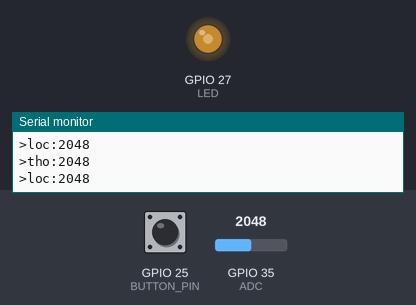
A program run on a simulated ESP32. Parts: output pins drawn as LEDs (lit = HIGH), the last lines printed to the serial monitor. The test bench sets the inputs (shaded band); at power-on: GPIO 35 (ADC) = 2048, GPIO 25 (BUTTON_PIN) HIGH.

Above: at 1.2 s.
1.3 s: GPIO 35 (ADC) set to 2866
At 2.5 s:
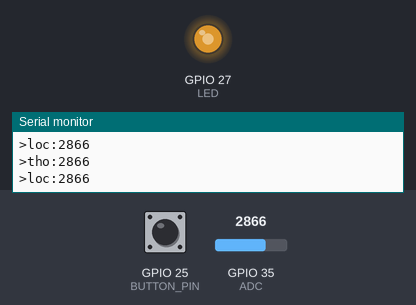
3.4 s: GPIO 25 (BUTTON_PIN) pulled LOW for 0.15 s
At 4.7 s:
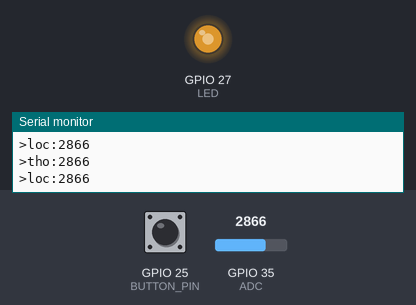
5.0 s: GPIO 35 (ADC) set to 491
At 6.8 s:
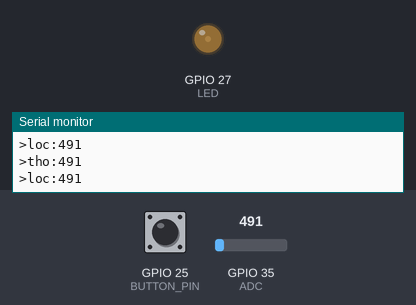
7.1 s: GPIO 35 (ADC) set to 60
At 7.32 s:
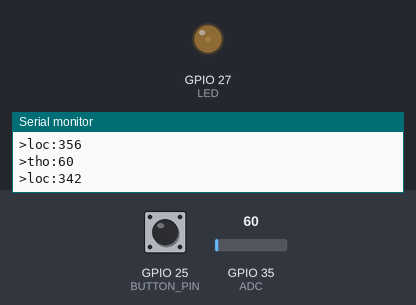
Timing chart, 0 to 10.1 s (numbered marks = the images above; inputs shaded):
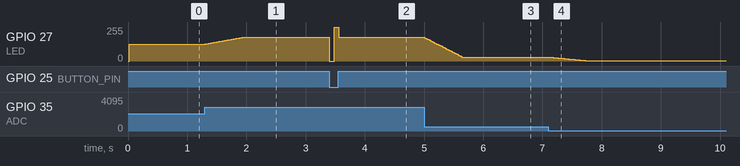

The program:

main.cpp
```cpp
#include <Arduino.h>
#define BUTTON_PIN 25
#define LED 27
#define ADC 35
#define N 32

int buffer[N] = {0};
int start = 0;
int samples = 0;

volatile bool buttonPressed = false;
volatile uint32_t drueke = 0, vorher = 0;

// Interrupt with debouncing
void IRAM_ATTR debounceShield() {
    uint32_t jetzt = millis();

    if (jetzt - vorher > 100) {
        drueke++;
        vorher = jetzt;
        buttonPressed = true;
    }
}

// Moving average filter
int filter(int m) {
    buffer[start] = m;
    start = (start + 1) % N;

    if (samples < N) samples++;

    long total = 0;
    for (int i = 0; i < N; i++) {
        total += buffer[i];
    }

    return total / samples;
}

void setup() {
    Serial.begin(115200);

    pinMode(BUTTON_PIN, INPUT_PULLUP);
    ledcAttach(LED, 5000, 8);

    attachInterrupt(
        digitalPinToInterrupt(BUTTON_PIN),
        debounceShield,
        FALLING
    );
}

void loop() {
    static int blinkState = 0;
    static uint32_t blinkTime = 0;
    static uint32_t sampleTime = 0;
    static int processed = 0;

    uint32_t now = millis();

    // Detect button press
    if (buttonPressed) {
        buttonPressed = false;
        blinkState = 1;
        blinkTime = now;
    }

    // Nonblocking LED flash
    if (blinkState == 1 &&
        now - blinkTime >= 80) {
        blinkState = 2;
        blinkTime = now;
    }
    else if (blinkState == 2 &&
             now - blinkTime >= 80) {
        blinkState = 0;
    }

    // Sample ADC every 20 ms
    if (now - sampleTime >= 20) {
        sampleTime = now;

        int raw = analogRead(ADC);
        processed = filter(raw);

        Serial.print(">tho:");
        Serial.println(raw);

        Serial.print(">loc:");
        Serial.println(processed);
    }

    // Control LED brightness
    if (blinkState == 1) {
        ledcWrite(LED, 0);
    }
    else if (blinkState == 2) {
        ledcWrite(LED, 255);
    }
    else {
        ledcWrite(
            LED,
            map(processed, 0, 4095, 0, 255)
        );
    }
}
```

Measured:
- after the input at 1.3 s, GPIO 27 (LED): moves from 127/255 to 177/255 over 0.62 s, starting at once
- after the input at 3.4 s, GPIO 27 (LED): 177/255 → 0/255 at once, → 255/255 0.08 s later, → 177/255 0.08 s later
- after the input at 5.0 s, GPIO 27 (LED): moves from 177/255 to 30/255 over 0.62 s, starting at once
- after the input at 7.1 s, GPIO 27 (LED): moves from 30/255 to 3/255 over 0.62 s, starting at once
